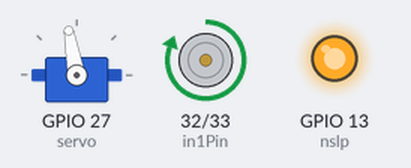
A sketch run on a simulated ESP32. Shown: servo, motor-driver pin pairs drawn as motors (green arrow = first pin HIGH = forward, orange = second pin HIGH = backward, longer = more drive), output pins drawn as LEDs (lit = HIGH). What the sketch prints to the serial monitor is not drawn.

Above: at 0.2 s.
Timing chart, 0 to 1.7 s (numbered marks = the images above):
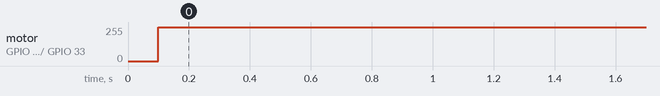

Measured:
- by itself, motor on GPIO 32 (in1Pin) / GPIO 33 (in2Pin): stopped → forward 255/255 at 0.10 s

The sketch:

test.ino
```cpp
#include <ESP32Servo.h>
Servo myservo;
const int nslp=13;
const int enablePin=5;
const int in1Pin = 32; //  PWM output pin 10
const int in2Pin = 33;   //PWM output pin 11
const int servo = 27;
const int front_echo=12;
const int front_trigger=4;
const int right_echo=18;
const int right_trigger=5;
const int left_echo=23;
const int left_trigger=2;
long duration, distance, RightSensor,BackSensor,FrontSensor,LeftSensor;


void setup() {
  myservo.attach(servo, 500, 2500);

  pinMode(in1Pin, OUTPUT);
  pinMode(in2Pin, OUTPUT);
  pinMode(nslp, OUTPUT);
  pinMode(front_trigger, OUTPUT);
  pinMode(front_echo, INPUT);
  pinMode(right_trigger, OUTPUT);
  pinMode(right_echo, INPUT);
  pinMode(left_trigger, OUTPUT);
  pinMode(left_echo, INPUT);
  digitalWrite(nslp, HIGH);
  Serial.begin(9600);
}
void front()
{
 digitalWrite(32, HIGH);  // Set motor direction
 digitalWrite(33, LOW);
// analogWrite(nslp, 255);
 Serial.println("hi");
}
void loop()
{
  myservo.write(100);
  delay(100);
  front();
   //digitalWrite(in1Pin, HIGH);  // Set motor direction
   //digitalWrite(in2Pin, LOW);
   //digitalWrite(nslp, HIGH);
}
```
